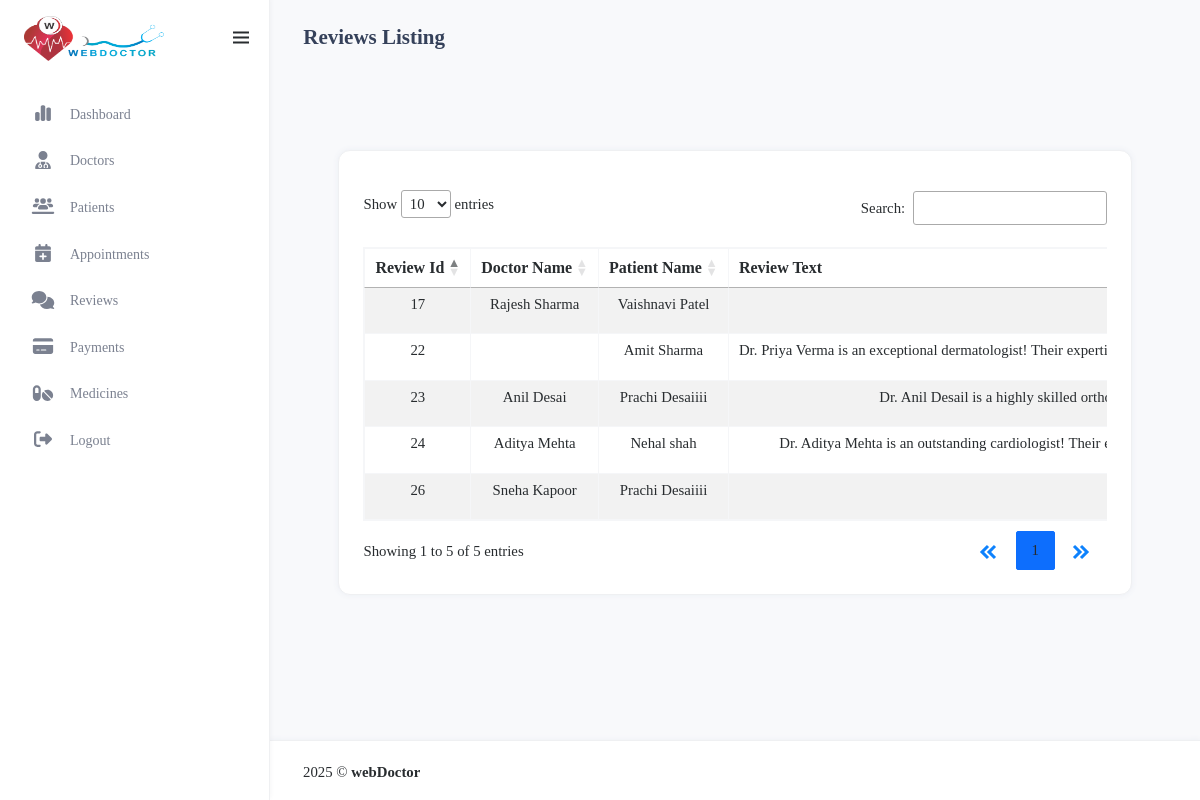
The page /admin_manage_review/ on the database as committed earlier.
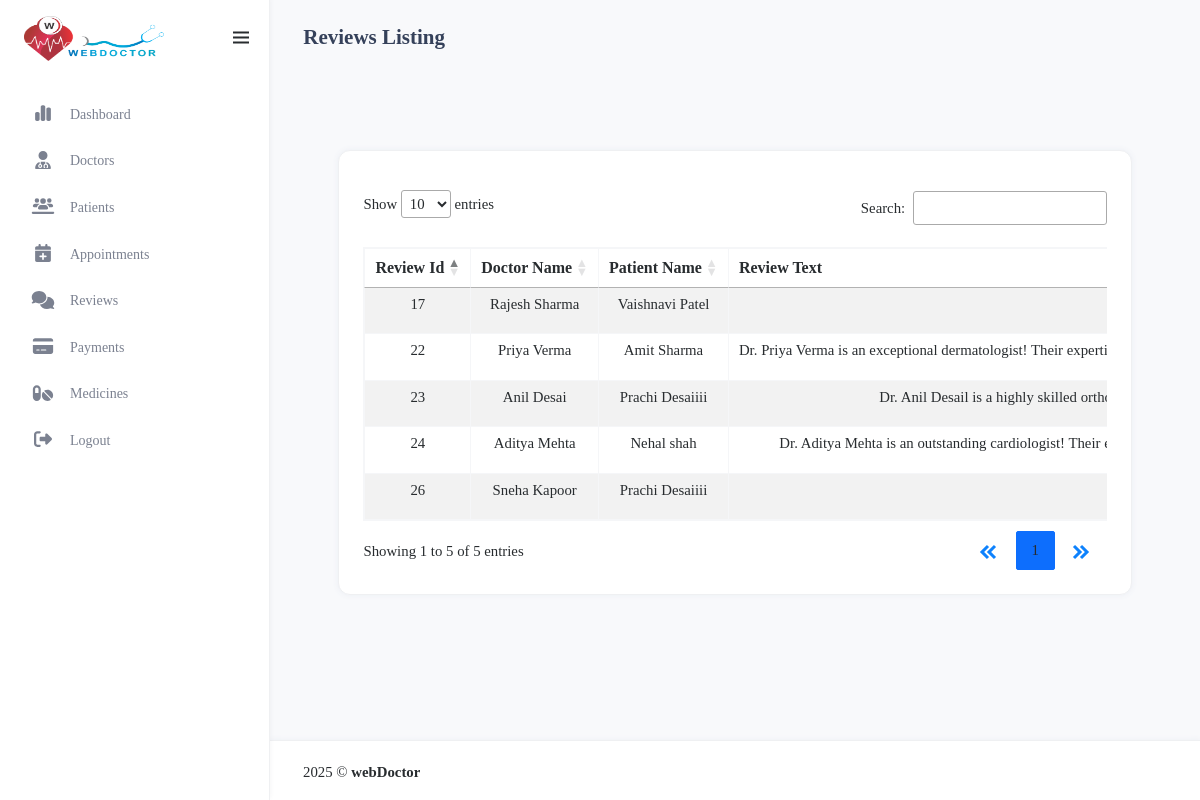
The same page on the database as committed later.
### myapp/models.py (models this page shows, shortened)
class review(models.Model):
      patient_id=models.ForeignKey(patientRegister,on_delete=models.CASCADE)
      doctor_id=models.ForeignKey(doctorRegister,on_delete=models.CASCADE)
      appointment_id=models.ForeignKey(appointment,on_delete=models.CASCADE)
      rating=models.IntegerField(blank=True, null=True, validators=[MinValueValidator(1), MaxValueValidator(5)])
      review_text=models.TextField(blank=True, null=True)
      review_date=models.DateField()

class patientRegister(models.Model):
      BLOOD_GROUP_CHOICES = [
        ('A+', 'A+'), ('A-', 'A-'), ('B+', 'B+'), ('B-', 'B-'),
        ('O+', 'O+'), ('O-', 'O-'), ('AB+', 'AB+'), ('AB-', 'AB-')
      ]
      name = models.CharField(max_length=100)
      email = models.EmailField(unique=True)
      phno = models.BigIntegerField(unique=True)
      password = models.CharField(max_length=255)
      profile_img = models.ImageField(upload_to='profile_pics/', null=True, blank=True)
      dob=models.DateField(null=True)
      age = models.PositiveIntegerField(null=True)  # Age field
      weight = models.DecimalField(null=True,max_digits=5,decimal_places=2)#Weight field
      height = models.DecimalField(null=True,max_digits=5, decimal_places=2)
      address = models.TextField()  # Full address
      city = models.CharField(max_length=50)
      state = models.CharField(max_length=50)
      blood_group = models.CharField(max_length=3, choices=BLOOD_GROUP_CHOICES)  # Dropdown selection

class doctorRegister(models.Model):
    GENDER_CHOICES = [
        ('M', 'Male'),
        ('F', 'Female'),
        ('O', 'Other'),
    ]
    AVAILABILITY_CHOICES = [
        ('Available', 'Available'),
        ('Not Available', 'Not Available'),
    ]
    name = models.CharField(max_length=100)
    email = models.EmailField(unique=True)
    phno = models.BigIntegerField(unique=True)
    password = models.CharField(max_length=100)
    profile_img = models.ImageField(upload_to='profile_pics/', null=True, blank=True)
    qualification = models.CharField(max_length=100,blank=True, null=True)
    specialization = models.CharField(max_length=100,blank=True, null=True)
    experience = models.IntegerField(blank=True, null=True)
    address = models.TextField(blank=True, null=True)
    city = models.CharField(max_length=50,blank=True, null=True)
    state = models.CharField(max_length=50,blank=True, null=True)
    clinic_name = models.CharField(max_length=255)
    clinic_address = models.TextField()
    gender = models.CharField(max_length=5, choices=GENDER_CHOICES)
    mci_no = models.CharField(max_length=10,blank=True, null=True)
    fee = models.BigIntegerField(null=True)
    about_me=models.TextField(null=True)
    is_approved = models.BooleanField(default=False)
    is_rejected = models.BooleanField(default=False)
    is_available = models.CharField(max_length=20, choices=AVAILABILITY_CHOICES)  # Updated field

### myapp/views.py (the view)
# urls.py: path('admin_manage_review/',views.admin_manage_review,name='admin_manage_review'),
def admin_manage_review(request):
        all_review=review.objects.all
        return render(request, 'admin-manage-review.html',{'all':all_review})

### myapp/templates/admin-manage-review.html (shortened to what the changed rows need)
{% load static %}
<html lang="en" style="transform: none" class="fontawesome-i2svg-active fontawesome-i2svg-complete">
<head>
    <link href="{%static 'assets/admin_libs/jsvectormap/css/jsvectormap.min.css'%}" rel="stylesheet" type="text/css" />
    <link href="{%static 'assets/admin_css/bootstrap.min.css' %}" id="bootstrap-style" rel="stylesheet"
        type="text/css" />
    <link href="{%static 'assets/admin_css/app.min.css' %}" id="app-style" rel="stylesheet" type="text/css" />
    <link rel="stylesheet" href="https://cdnjs.cloudflare.com/ajax/libs/jquery-confirm/3.3.2/jquery-confirm.min.css" />
    <link href="{%static 'assets/admin_css/icons.min.css' %}" rel="stylesheet" type="text/css" />
    <link rel="stylesheet" href="https://cdnjs.cloudflare.com/ajax/libs/boxicons/2.1.4/css/boxicons.min.css" />
    <link rel="stylesheet" href="https://cdnjs.cloudflare.com/ajax/libs/jquery-confirm/3.3.2/jquery-confirm.min.css">
    <link rel="stylesheet" type="text/css" href="https://cdn.datatables.net/1.13.6/css/dataTables.bootstrap5.min.css" />
    <link rel="stylesheet" type="text/css"
        href="https://cdn.datatables.net/responsive/2.5.0/css/responsive.bootstrap5.min.css" />
    <link rel="stylesheet" href="https://cdnjs.cloudflare.com/ajax/libs/font-awesome/6.4.0/css/all.min.css">
</head>
<body>
    <div id="layout-wrapper">
        <div class="main-content">
          <div class="page-content">
              <div class="container-fluid mt-3">
      <div class="content">
        <div class="container-fluid">
          <div class="row">
            <div class="col-md-12">
              <div class="card card-table flex-fill">
                <div class="card-body">
                  <div class="table-responsive table-hover">
                    <table
                      id="reviewTable"
                      class="table table-striped table-info-light table-bordered border-light-subtle dt-responsive table-hover nowrap" style="width:100%;"
                    >
                      <thead>
                        <tr class="fe-text-align-center">
                          <th>Review Id</th>
                          <th>Doctor Name</th>
                          <th>Patient Name</th>
                          <th>Review Text</th>
                        </tr>
                      </thead>
                      <tbody class="fs-6">
                        {% for review in all %}
                        <tr class="text-center">
                          <td>{{ review.id }}</td>
                          <td>{{ review.doctor_id.name }}</td>
                          <td>{{ review.patient_id.name }}</td>
                          <td>{{ review.review_text }}</td>
                        </tr>
                        {% endfor %}
                      </tbody>
                    </table>
                  </div>
                </div>
              </div>
            </div>
          </div>
        </div>
      </div>
                  </div>
              </div>
          </div>
      </div>
</body>
</html>

Rows that differ between the two databases and show on the page:
changed through a linked row, review "Amit Sharma": doctor_id.name (not shown) → "Priya Verma"
